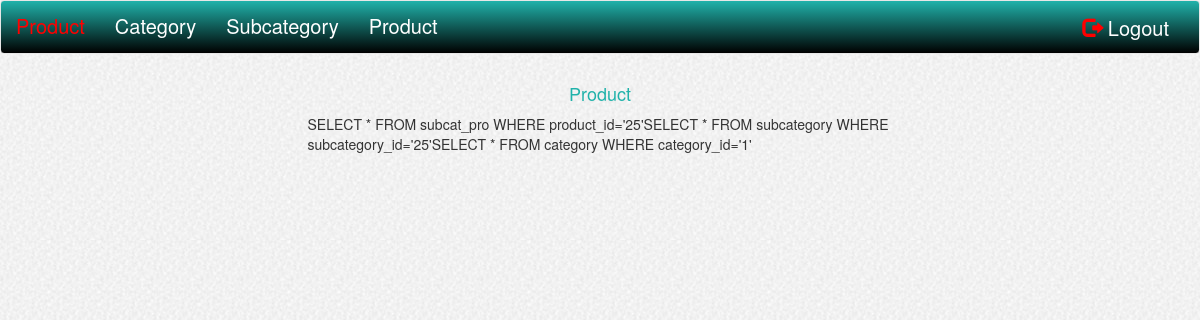
The page /viewproduct.php?product_id=25 (signed in) on the database its author committed.
### tables this page shows
CREATE TABLE `subcat_pro` (
  `category_id` int(11) NOT NULL,
  `subcategory_id` int(10) NOT NULL,
  `product_id` int(10) NOT NULL
);

### viewproduct.php (the view, shortened to what this page needs)
<?php
include("header.php");
include("db-config.php");
?>
<div class="row">
<div class="col-sm-3"></div>
<div class="col-sm-6">
<h4 class="text-center" id="list">Product</h4>
<?php
	$productIDs = $_GET['product_id'];
	echo $sql7="SELECT * FROM subcat_pro WHERE product_id='".$productIDs."'";
	$res7=mysqli_query($conn, $sql7);
	$row_cat=mysqli_fetch_assoc($res7);
echo 	  $sql8="SELECT * FROM subcategory WHERE subcategory_id='".$row_cat['subcategory_id']."'";
 echo   $sql9="SELECT * FROM category WHERE category_id='".$row_cat['category_id']."'";die;
?>

### css/style.css (style rules this page uses)
#list { color:#20B2AA; }

### rows shown on the page
subcat_pro: subcategory "SELECT * FROM subcategory WHERE subcategory_id='25'", category "SELECT * FROM category WHERE category_id='1'"

### other values the page prints
$sql7="SELECT * FROM subcat_pro WHERE product_id='".$productIDs."'" "SELECT * FROM subcat_pro WHERE product_id='25'"
